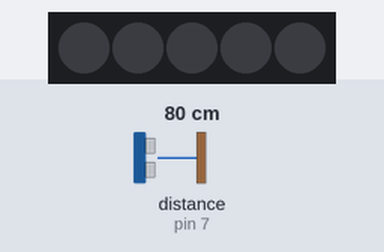
Recording of a sketch running on a simulated Arduino Uno, built with avr-gcc and run on an emulated ATmega328P. Parts: 5 RGB LEDs in strip order, left to right. Wiring (inferred from the names in the program): ultrasonic range finder: trigger pin 8; echo pin 7. Inputs (shaded band) come from the test bench; at power-on: distance to the obstacle (sensor on pin 7) 80 cm. The echo pulse lasts 58.3 µs per cm; dim RGB values are drawn brighter than linear; what the sketch prints to the serial monitor is not drawn.

Above: at 1.2 s.
1.3 s: distance to the obstacle (sensor on pin 7) set to 18 cm
At 1.45 s:
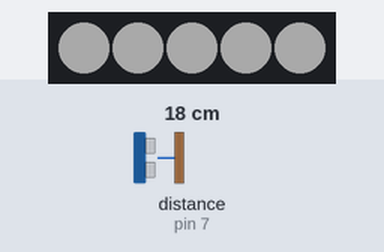
3.5 s: distance to the obstacle (sensor on pin 7) set to 15 cm
5.1 s: distance to the obstacle (sensor on pin 7) set to 9 cm
At 6.3 s:
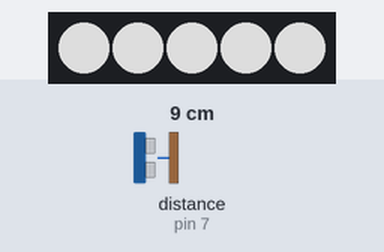
6.6 s: distance to the obstacle (sensor on pin 7) set to 35 cm
At 8.1 s:
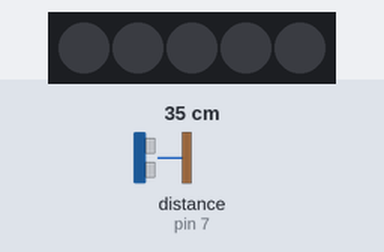
Timing chart, 0 to 9.1 s (numbered marks = the images above; inputs shaded):
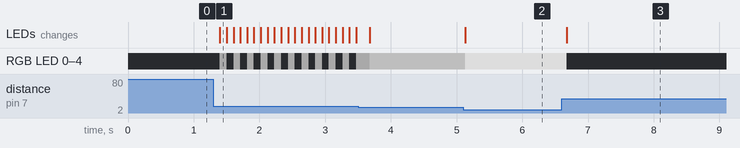

Measured:
- after the input at 1.3 s, RGB LED 0–4: alternates RGB(45, 45, 45) for 0.10 s and off for 0.10 s, starting after 0.10 s; the LEDs: change after 0.10 s (image 1)
- after the input at 5.1 s, RGB LED 0–4: RGB(80, 80, 80) → RGB(150, 150, 150) at once; the LEDs: change at once (image 2)
- after the input at 6.6 s, RGB LED 0–4: RGB(150, 150, 150) → off after 0.08 s; the LEDs: change after 0.08 s (image 3)

The sketch:

DistanceMonitor.ino
```cpp
const int trigPin = 8;
const int echoPin = 7;

long duration, distance;

#include <Adafruit_NeoPixel.h>

#define PIN 4
Adafruit_NeoPixel strip = Adafruit_NeoPixel(5, PIN, NEO_GRB + NEO_KHZ800);

void setup() {
  Serial.begin(9600);
  pinMode(trigPin, OUTPUT);
  pinMode(echoPin, INPUT);
  strip.begin();
  strip.show(); // Initialize all pixels to 'off'
  //int colorNumber=0;
  //int difference;
}

void loop() {
  int colorNumber;
  int difference;

  digitalWrite(trigPin, LOW);
  delayMicroseconds(2);

  digitalWrite(trigPin, HIGH);
  delayMicroseconds(10);

  digitalWrite(trigPin, LOW);
  duration = pulseIn(echoPin, HIGH);

  //Calculate the distance (in cm) based on the speed of sound.
  distance = duration/58.2;

  if((distance > 1) && (distance < 5)){
    Serial.print(distance);
    Serial.println(" cm");
    Serial.println("colorNumber: " + colorNumber);
    if(colorNumber != 255){
      difference = 255-colorNumber;
      Serial.println("Difference: " + difference);
      if(difference < 0){
        colorNumber++;
      }else if (difference > 0){
        colorNumber--;
      }
    }
    colorWipe(strip.Color(colorNumber, colorNumber, colorNumber));
    delay(100);
  }else if((distance > 4) && (distance < 6)){
    Serial.print(distance);
    Serial.println(" cm");
    Serial.println("colorNumber: " + colorNumber);
    if(colorNumber != 220){
      difference = 220-colorNumber;
      Serial.println("Difference: " + difference);
      if(difference < 0){
        colorNumber++;
      }else if (difference > 0){
        colorNumber--;
      }
    }
    colorWipe(strip.Color(colorNumber, colorNumber, colorNumber));
    delay(100);
  }else if((distance > 5) && (distance < 8)){
    Serial.print(distance);
    Serial.println(" cm");
    Serial.println("colorNumber: " + colorNumber);
    if(colorNumber != 185){
      difference = 185-colorNumber;
      Serial.println("Difference: " + difference);
      if(difference < 0){
        colorNumber++;
      }else if (difference > 0){
        colorNumber--;
      }
    }
    colorWipe(strip.Color(colorNumber, colorNumber, colorNumber));
    delay(100);
  }else if((distance > 7) && (distance < 10)){
    Serial.print(distance);
    Serial.println(" cm");
    Serial.println("colorNumber: " + colorNumber);
    if(colorNumber != 150){
      difference = 150-colorNumber;
      Serial.println("Difference: " + difference);
      if(difference < 0){
        colorNumber++;
      }else if (difference > 0){
        colorNumber--;
      }
    }
    colorWipe(strip.Color(colorNumber, colorNumber, colorNumber));
    delay(100);
  }else if((distance > 9) && (distance < 12)){
    Serial.print(distance);
    Serial.println(" cm");
    Serial.println("colorNumber: " + colorNumber);
    if(colorNumber != 115){
      difference = 115-colorNumber;
      Serial.println("Difference: " + difference);
      if(difference < 0){
        colorNumber++;
      }else if (difference > 0){
        colorNumber--;
      }
    }
    colorWipe(strip.Color(colorNumber, colorNumber, colorNumber));
    delay(100);
  }else if((distance > 11) && (distance < 15)){
    Serial.print(distance);
    Serial.println(" cm");
    Serial.println("colorNumber: " + colorNumber);
    if(colorNumber != 80){
      difference = 80-colorNumber;
      Serial.println("Difference: " + difference);
      if(difference < 0){
        colorNumber++;
      }else if (difference > 0){
        colorNumber--;
      }
    }
    colorWipe(strip.Color(colorNumber, colorNumber, colorNumber));
    delay(100);
  }else if((distance > 14) && (distance < 18)){
    Serial.print(distance);
    Serial.println(" cm");
    Serial.println("colorNumber: " + colorNumber);
    if(colorNumber != 45){
      difference = 45-colorNumber;
      Serial.println("Difference: " + difference);
      if(difference < 0){
        colorNumber++;
      }else if (difference > 0){
        colorNumber--;
      }
    }
    colorWipe(strip.Color(colorNumber, colorNumber, colorNumber));
    delay(100);
  }else if(distance > 17){
    Serial.print(distance);
    Serial.println(" cm");
    Serial.println("colorNumber: " + colorNumber);
    if(colorNumber != 0){
      difference = 0-colorNumber;
      Serial.println("Difference: " + difference);
      if(difference < 0){
        colorNumber++;
      }else if (difference > 0){
        colorNumber--;
      }
    }
    colorWipe(strip.Color(colorNumber, colorNumber, colorNumber));
    delay(100);
  }
}

void colorWipe(uint32_t c) {
  for(uint16_t i=0; i<strip.numPixels(); i++) {
      strip.setPixelColor(i, c);
      strip.show();
  }
}
```
